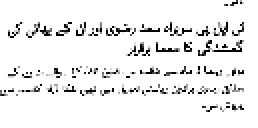
#> input picture week 2 SI26/data/Screenshot 2026-07-01 151343_processed.png, 129 x 64 px, given in place of utrset_013.jpg, which was not available (shown 2 times larger)
$ jupyter execute --allow-errors SI26_Week2_Qandeel.ipynb   (shell and % lines are left out)   (text cells are left out)
#> lines starting #> are read from the running program, lines starting #| are printed output that depends on the picture; after the words box and inside, x2 and y2 are one past the last pixel; in counts of white or black regions, pixels touching at a corner belong together; pictures that were not available may be replaced by others from this repository, and a replacement may not be noted
[cell 1]
import os

WEEK1_ZIP = "my_dataset_final.zip"   # produced at the end of the Week 1 notebook
LABELS_CSV = "data/labels.csv"

if os.path.exists(LABELS_CSV):
    print("Week 1 dataset already present in this session — nothing to do.")
    print(f"Found: {LABELS_CSV}")
else:
    print("data/labels.csv not found in this session.")
    print(f"Looking for '{WEEK1_ZIP}' (created at the end of Week 1) ...")

    if not os.path.exists(WEEK1_ZIP):
        # Not on disk either -> ask the user to upload it from their computer/Drive
        try:
            from google.colab import files
            print(f"Please upload '{WEEK1_ZIP}' (from your Week 1 notebook run):")
            uploaded = files.upload()
            if WEEK1_ZIP not in uploaded and len(uploaded) == 1:
                # user may have uploaded it under a slightly different name
                WEEK1_ZIP = list(uploaded.keys())[0]
        except ImportError:
            print("Not running in Colab — please place my_dataset_final.zip in this")
            print("notebook's working directory, or copy your Week 1 data/ folder here.")

    if os.path.exists(WEEK1_ZIP):
        import zipfile
        with zipfile.ZipFile(WEEK1_ZIP, 'r') as zf:
            zf.extractall("data")
        print(f"Extracted '{WEEK1_ZIP}' -> data/")
    else:
        print("Still couldn't find the Week 1 dataset. Re-run the Week 1 notebook first,")
        print("or manually upload/copy its 'data/' folder into this notebook's file panel.")

print()
print("Ready:", os.path.exists(LABELS_CSV))

[cell 2]
# Install the system-level Tesseract OCR engine + Urdu language pack

# Install the required Python libraries

print("Setup complete: Tesseract + Urdu language pack + Python libraries installed.")

[cell 3]
# Verify the installation actually worked before moving on.
# If 'urd' is missing from the language list below, every OCR call later in this
# notebook will fail with "Failed loading language 'urd'". Catching that here
# saves time later.
import subprocess

#> (the rest of this cell did not finish here and is left out)

[cell 4]
import glob
import shutil
import random

import cv2
import numpy as np
import pandas as pd
import pytesseract
import matplotlib.pyplot as plt

# Same seed as Week 1, so any random sampling here is reproducible
random.seed(42)
np.random.seed(42)

print("Libraries imported successfully.")

[cell 5]
RAW_DIR = "data/raw"
PROCESSED_DIR = "data/processed"
LABELS_CSV = "data/labels.csv"

os.makedirs(PROCESSED_DIR, exist_ok=True)

labels_df = pd.read_csv(LABELS_CSV)
#> (reads labels.csv from the repository)
print(f"Total labeled images (from Week 1): {len(labels_df)}")
print()
print("Breakdown by source (should match the Week 1 final summary):")
print(labels_df['source'].value_counts())
print()
labels_df.head()

[cell 6]
from google.colab import sheets
sheet = sheets.InteractiveSheet(df=labels_df)

[cell 7]
# Sanity check: every path listed in labels.csv should actually exist on disk.
# If any are missing, it usually means the zip from Week 1 didn't include every
# raw image, or a file got renamed/moved.
missing = [p for p in labels_df['image'] if not os.path.exists(p)]

print(f"Images referenced in labels.csv : {len(labels_df)}")
print(f"Missing from disk               : {len(missing)}")

if missing:
    print("\nFirst few missing paths:")
    for p in missing[:5]:
        print(" -", p)
#> in preprocess_pipeline, img is the input picture: shape (64, 129, 3); min 0, max 255, mean 237.6
else:
    print("All image paths resolve correctly — Week 1 -> Week 2 link confirmed.")

[cell 8]
import random as _random

n_missing_split = labels_df['split'].isna().sum() + (labels_df['split'] == '').sum()
print(f"Rows with missing split: {n_missing_split} / {len(labels_df)}")

if n_missing_split > 0:
    recovered = False

    # 1) Try to recover split values from Week 1's train.csv / test.csv
    train_path, test_path = "data/train.csv", "data/test.csv"
    if os.path.exists(train_path) and os.path.exists(test_path):
        train_imgs = set(pd.read_csv(train_path)['image'])
        test_imgs = set(pd.read_csv(test_path)['image'])
        if train_imgs and test_imgs:
            labels_df['split'] = labels_df['image'].apply(
                lambda p: 'train' if p in train_imgs else ('test' if p in test_imgs else None)
            )
            if labels_df['split'].notna().all():
                recovered = True
                print("Recovered split values from data/train.csv / data/test.csv.")

    # 2) Fallback: regenerate an 80/20 split with the same seed Week 1 used
    if not recovered:
        print("train.csv/test.csv unavailable or incomplete -- regenerating an 80/20 split "
              "(seed=42, same as Week 1) instead.")
        _random.seed(42)
        shuffled_idx = list(labels_df.index)
        _random.shuffle(shuffled_idx)
        cut = int(len(shuffled_idx) * 0.8)
        train_idx, test_idx = set(shuffled_idx[:cut]), set(shuffled_idx[cut:])
        labels_df['split'] = labels_df.index.map(lambda i: 'train' if i in train_idx else 'test')

    # Save the corrected labels.csv so every later step (and Week 3) uses the fixed version
    labels_df.to_csv(LABELS_CSV, index=False, encoding='utf-8')
    print("\nSaved corrected data/labels.csv.")

print("\nFinal split counts:")
print(labels_df['split'].value_counts())

[cell 9]
def to_grayscale(image: np.ndarray) -> np.ndarray:
    """Convert a BGR image to single-channel grayscale."""
    if len(image.shape) == 3:
        return cv2.cvtColor(image, cv2.COLOR_BGR2GRAY)
    return image  # already grayscale


def denoise(image: np.ndarray) -> np.ndarray:
    """Remove scanner/camera noise while preserving text edges."""
    return cv2.fastNlMeansDenoising(image, h=10, templateWindowSize=7, searchWindowSize=21)


def binarize(image: np.ndarray) -> np.ndarray:
    """Adaptive thresholding -- robust to uneven lighting across the page/screenshot."""
    return cv2.adaptiveThreshold(
        image, 255,
        cv2.ADAPTIVE_THRESH_GAUSSIAN_C,
        cv2.THRESH_BINARY,
        blockSize=31,
        C=15
    )
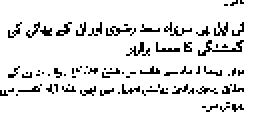
#> returned value: shape (64, 129) (shown 2 times larger); 91% white; black in thin lines or dots, all inside (x1, y1, x2, y2) = (0, 0, 122, 56)


def deskew(image: np.ndarray) -> np.ndarray:
    """Detect and correct slight rotation/skew using minAreaRect on the dark (text) pixels."""
    coords = np.column_stack(np.where(image < 255))
#> coords = 742 pairs, first value 0 to 55, second value 0 to 121

    # Safety check: if the image is completely blank/white, there's nothing to deskew
    if coords.shape[0] == 0:
        return image

    angle = cv2.minAreaRect(coords)[-1]
#> angle = -90
    if angle < -45:
        angle = -(90 + angle)
#> angle = 0
    else:
        angle = -angle

    (h, w) = image.shape[:2]
#> h = 64; w = 129
    center = (w // 2, h // 2)
#> center = (64, 32)
    M = cv2.getRotationMatrix2D(center, angle, 1.0)
#> M = [[1, 0, 0], [0, 1, 0]]
    rotated = cv2.warpAffine(
        image, M, (w, h),
        flags=cv2.INTER_CUBIC,
        borderMode=cv2.BORDER_REPLICATE
    )
    return rotated


def resize_normalize(image: np.ndarray, target_height: int = 64) -> np.ndarray:
    """Resize while keeping aspect ratio, with a fixed target height (standard for OCR pipelines)."""
#> called with target_height = 64
    h, w = image.shape[:2]
#> h = 64; w = 129
    scale = target_height / float(h)
#> scale = 1
    new_w = max(1, int(w * scale))
#> new_w = 129
    return cv2.resize(image, (new_w, target_height), interpolation=cv2.INTER_CUBIC)


def preprocess_pipeline(image_path: str) -> np.ndarray:
    """Full pipeline: grayscale -> denoise -> binarize -> deskew -> resize.
    Raises ValueError if the image file can't be read (corrupt/unsupported format).
    """
    img = cv2.imread(image_path)
    if img is None:
        raise ValueError(f"Could not read image (file may be corrupt or unsupported): {image_path}")

    gray = to_grayscale(img)
    denoised = denoise(gray)
    binary = binarize(denoised)
    deskewed = deskew(binary)
    final = resize_normalize(deskewed)
    return final

print("Preprocessing functions defined.")

[cell 10]
processed_rows = []   # will become data/processed_labels.csv
failed = []           # (raw_path, error_message) for images that couldn't be processed

for _, row in labels_df.iterrows():
    raw_path = row['image']
    try:
        result = preprocess_pipeline(raw_path)

        # Mirror the same source subfolder Week 1 used, e.g. data/raw/synthetic/x.png
        # -> data/processed/synthetic/x_processed.png
        source_folder = os.path.join(PROCESSED_DIR, row['source'])
        os.makedirs(source_folder, exist_ok=True)

        base_name = os.path.splitext(os.path.basename(raw_path))[0] + "_processed.png"
        out_path = os.path.join(source_folder, base_name)
        cv2.imwrite(out_path, result)

        processed_rows.append({
            'image': raw_path,
            'processed_image': out_path,
            'text': row['text'],
            'source': row['source'],
            'split': row['split'],
        })
    except Exception as e:
        # Don't let one bad image stop the whole batch -- record it and move on
        failed.append((raw_path, str(e)))
#> pass 2 of the loop `for _, row in labels_df.iterrows():`:
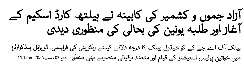
#> input picture week 2 SI26/data/Screenshot 2026-07-01 151408_processed.png, 244 x 64 px, given in place of urdu_043_aug2_rotation.png, which was not available
#> in preprocess_pipeline, img is the input picture: shape (64, 244, 3); min 0, max 255, mean 228.5
#> in binarize (call 2), `return cv2.adaptiveThreshold( image, 255, cv2.ADAPTIVE_THRESH_GAUSSIAN..`:
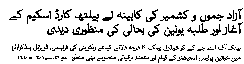
#> returned value: shape (64, 244); 87.2% white; black in thin lines or dots, all inside (x1, y1, x2, y2) = (9, 8, 243, 63)
#> coords = 1995 pairs, first value 8 to 62, second value 9 to 242
#> in deskew (call 2), `angle = cv2.minAreaRect(coords)[-1]`: angle = -89.74
#> in deskew (call 2), `angle = -(90 + angle)`: angle = -0.26
#> M = [[1, -0.00455, 0.147], [0.00455, 1, -0.554]]
#> in deskew (call 2), `rotated = cv2.warpAffine( image, M, (w, h), flags=cv2.INTER_CUBIC, bor..`:
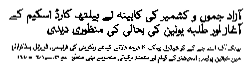
#> rotated: shape (64, 244); min 0, max 255, mean 221.5

processed_df = pd.DataFrame(processed_rows)
processed_df.to_csv("data/processed_labels.csv", index=False, encoding='utf-8')

print(f"Successfully processed: {len(processed_df)} / {len(labels_df)}")
if failed:
    print(f"Failed to process: {len(failed)}")
    for p, err in failed[:5]:
        print(" -", os.path.basename(p), "->", err)
else:
    print("No failures.")
print("\nSaved: data/processed_labels.csv (links raw image, processed image, text, source, split)")

[cell 11]
def show_before_after(df, n=4):
    """Plot n random rows: raw image (left) vs preprocessed image (right)."""
#> called with n = 4
    sample = df.sample(min(n, len(df)), random_state=42)

    fig, axes = plt.subplots(len(sample), 2, figsize=(8, 3 * len(sample)))
    if len(sample) == 1:
        axes = axes.reshape(1, 2)

    for i, (_, row) in enumerate(sample.iterrows()):
        raw_img = cv2.cvtColor(cv2.imread(row['image']), cv2.COLOR_BGR2RGB)
        proc_img = cv2.imread(row['processed_image'], cv2.IMREAD_GRAYSCALE)

        axes[i, 0].imshow(raw_img)
        axes[i, 0].set_title(f"RAW ({row['source']})", fontsize=9)
        axes[i, 0].axis('off')

        axes[i, 1].imshow(proc_img, cmap='gray')
        axes[i, 1].set_title("PREPROCESSED", fontsize=9)
        axes[i, 1].axis('off')
#> pass 2 of the loop in show_before_after, `for i, (_, row) in enumerate(sample.iterrows()):`:

    plt.tight_layout()
    plt.savefig("data/before_after_grid.png", dpi=120, bbox_inches='tight')
    plt.show()
    print("Saved: data/before_after_grid.png")

show_before_after(processed_df, n=4)

[cell 12]
def run_tesseract(image_path_or_array, lang='urd'):
    """Run Tesseract OCR and return the recognized text (stripped of extra whitespace)."""
    if isinstance(image_path_or_array, str):
        img = cv2.imread(image_path_or_array)
    else:
        img = image_path_or_array
    text = pytesseract.image_to_string(img, lang=lang)
    return text.strip()


# Sample a mix of sources so we see how Tesseract behaves across the whole dataset,
# not just one category
SAMPLE_SIZE = 15
sample_df = processed_df.groupby('source', group_keys=False).apply(
    lambda x: x.sample(min(len(x), max(1, SAMPLE_SIZE // processed_df['source'].nunique())),
                        random_state=42)
).reset_index(drop=True)

print(f"Testing Tesseract on {len(sample_df)} sampled images across "
      f"{sample_df['source'].nunique()} sources...\n")

results = []
#> (the rest of this cell did not finish here and is left out)

[cell 13]
from google.colab import sheets
#> (the rest of this cell did not finish here and is left out)

[cell 14]
def levenshtein_distance(s1: str, s2: str) -> int:
    """Standard edit-distance algorithm (character-level)."""
    if len(s1) < len(s2):
        return levenshtein_distance(s2, s1)
    if len(s2) == 0:
        return len(s1)

    previous_row = range(len(s2) + 1)
    for i, c1 in enumerate(s1):
        current_row = [i + 1]
        for j, c2 in enumerate(s2):
            insertions = previous_row[j + 1] + 1
            deletions = current_row[j] + 1
            substitutions = previous_row[j] + (c1 != c2)
            current_row.append(min(insertions, deletions, substitutions))
        previous_row = current_row
    return previous_row[-1]


def character_error_rate(ground_truth: str, prediction: str) -> float:
    """CER = edit_distance / len(ground_truth)."""
    if len(ground_truth) == 0:
        return 0.0 if len(prediction) == 0 else 1.0
    distance = levenshtein_distance(ground_truth, prediction)
    return distance / len(ground_truth)


#> (the rest of this cell did not finish here and is left out)

#> (a cell that did not finish here is left out)

#> (a cell that did not finish here is left out)

[cell 17]
for root, dirs, files in os.walk('data'):
    level = root.replace('data', '').count(os.sep)
    indent = '    ' * level
    folder_name = os.path.basename(root) or 'data'
    file_count = len([f for f in files if f.endswith(('.png', '.jpg', '.jpeg', '.csv', '.md'))])
    print(f'{indent}[DIR] {folder_name}/ ({file_count} files)')

    if level < 2:
        subindent = '    ' * (level + 1)
        for file in files:
            if file.endswith(('.csv', '.md')):
                print(f'{subindent}[FILE] {file}')
#> pass 2 of the loop `for root, dirs, files in os.walk('data'):`:
